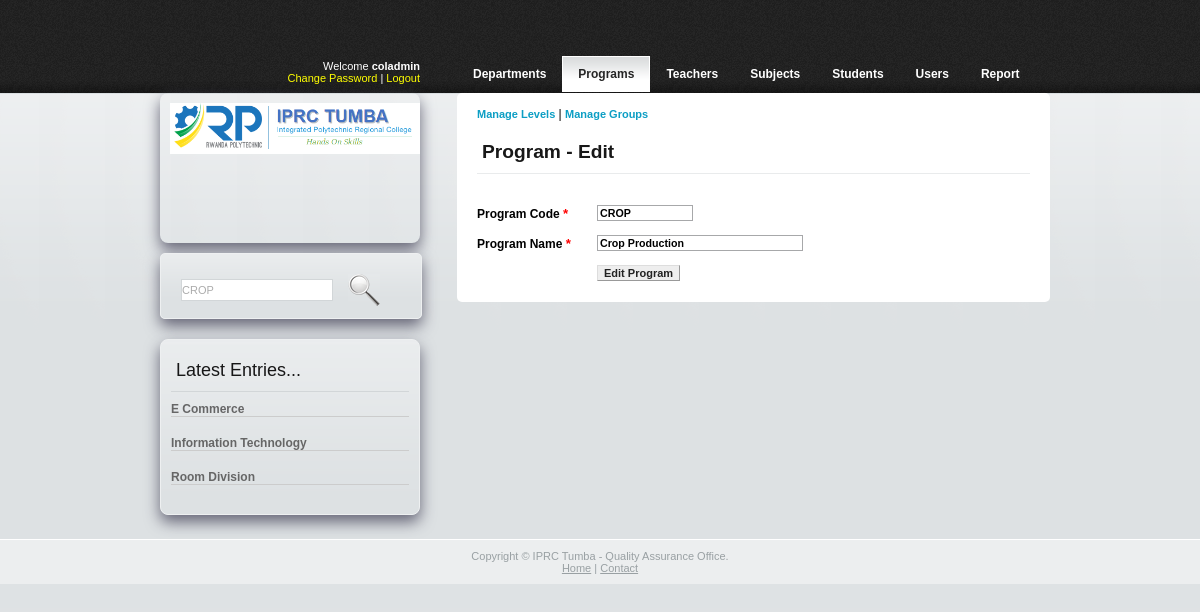
/admin/departments_edit.php?id=2&keyword=CROP (signed in), run on the app's committed database.
### tables this page shows
CREATE TABLE `tbl_department` (
  `department_id` int(10) UNSIGNED NOT NULL,
  `department_code` varchar(10) NOT NULL,
  `department_name` varchar(50) NOT NULL
);

### admin/departments_edit.php (the view, shortened to what this page needs)
<?php
require_once("includes/functions.php");
global $connPDO;
?>
<!DOCTYPE html PUBLIC "-//W3C//DTD XHTML 1.0 Transitional//EN" "http://www.w3.org/TR/xhtml1/DTD/xhtml1-transitional.dtd">
<html xmlns="http://www.w3.org/1999/xhtml">
<head>
	<link rel="stylesheet" type="text/css" href="css/style.css" />
	<link href="spry/textfieldvalidation/SpryValidationTextField.css" rel="stylesheet" type="text/css" />
</head>
<body>
<div class="main">
	<?php
		echo plotHeaderMenuInfo("department_new.php");
	?>
	<div class="body">
		<div class="main_body">
			<?php levelGroupLinks(); ?>
			<h2>Program - Edit</h2>
			<br/>
			<?php
				if(isset($_GET['id']))
				{
					$id				=	$_GET['id'];
					$deptSelQry		=	"SELECT *  FROM `tbl_department` WHERE `department_id`={$id}";
					$deptSelRes		=	$connPDO->query($deptSelQry);
					$deptSelNumRows	=	$deptSelRes->rowCount();
					if($deptSelNumRows)
					{
						$deptSelArr	=	$deptSelRes->fetch(PDO::FETCH_ASSOC);
						$deptCode	=	$deptSelArr['department_code'];
						$deptName	=	$deptSelArr['department_name'];
					}
				}
			?>
			<form method = 'POST' action = "<?php echo $_SERVER['PHP_SELF'];?>">
			<table width ="550" border = '0' cellspacing = '0' cellpadding = '0'>
			<tr>
				<td width = '120' height = '30'>
					<strong>Program Code  </strong>
					<span class = 'mandatory'>*</span>
				</td>
				<td height = '30'>
					<span id="sprytextfield1">
						<input type = 'text' name = 'department_code' id = 'department_code'
						class = 'tinyforms' value = "<?php if(isset($deptCode))echo $deptCode;?>"/>
					</span>
				</td>
			</tr>
			<tr>
				<td width = '120' height = '30'>
					<strong>Program Name  </strong>
					<span class = 'mandatory'>*</span>
				</td>
				<td height = '30'>
					<span id="sprytextfield2">
						<input type = 'text' name = 'department_name' id = 'department_name'
						class = 'typeproforms' value = "<?php if(isset($deptName))echo $deptName;?>" />
					</span>
				</td>
			</tr>
			<tr>
				<td>&nbsp;</td>
				<td height = '30'>
					<input type = 'submit' name = 'submit' class = 'button' value = 'Edit Program' />
				</td>
			</tr>
		  	</table>
			</form>
			<br/>
		</div>
		<?php
			echo plotLogoDiv();
			echo plotSearchDiv('department_search.php');
			echo listDepartment();
		?>
	</div>
</div>
<?php
	echo plotFooterDiv();
?>
</body>
</html>

### admin/includes/functions.php (shortened to what this page needs)
<?php
function plotHeaderMenuInfo($activemenuName) {
    if ($_SESSION['u_utype'] == "admin") {
        $menuNamesArr = array(
            "Departs" => "department_t_new.php",
            "Progs" => "department_new.php",
            "Tchr" => "teachers_new.php",
            "Course" => "subjects_new.php",
            "Qualties" => "qualities_new.php",
            "Stud" => "student_new.php",
            "Usr" => "users_new.php",
            "Reprt" => "current_class_wise.php",
            "Ansrs" => "answers_new.php"
        );
    } elseif ($_SESSION['u_utype'] == "coladmin") {
        $menuNamesArr = array(
            "Departments" => "department_t_new.php",
            "Programs" => "department_new.php",
            "Teachers" => "teachers_new.php",
            "Subjects" => "subjects_new.php",
            "Students" => "student_new.php",
            "Users" => "users_new.php",
            "Report" => "current_class_wise.php"
        );
    }
    echo "<div class='header'>
			<div class='header_text'>
			  <p align='right'>Welcome
				<strong>{$_SESSION['u_utype']}</strong><br/>
				<a href='change_password.php'>Change Password</a> | <a href='../admin/logout.php'>Logout</a>
			  </p>
			</div>";
    echo '<div class="menu">';
    echo '<ul>';
    foreach ($menuNamesArr as $menuName => $menuUrl) {
        if ($menuUrl == $activemenuName) {
            echo "<li><a href = '{$menuUrl}' class='active'>{$menuName}</a></li>";
        } else {
            echo "<li><a href = '{$menuUrl}'>{$menuName}</a></li>";
        }
    }
    echo '</ul>';
    echo '</div>';
    echo '</div>';
}
function plotLogoDiv($imgPath = "../admin/images/logo.png") {
    $logoImageDivStr = <<<ABC
	<div class="logo shadowEffect">
		<img src="{$imgPath}" alt="logo" />
	</div>
ABC;
    return $logoImageDivStr;
}
function listDepartment() {
    global $connPDO;
    $listDeptQuery = "SELECT * FROM `tbl_department` ORDER BY department_id DESC LIMIT 0,3";
    $listDeptRes = $connPDO->query($listDeptQuery);
    $listDeptNumRows = $listDeptRes->rowCount();
    $listDeptStr = "<div class='side_body shadowEffect'>
							<h2>Latest Entries...</h2>";
    if ($listDeptNumRows) {
        while ($listDeptArr = $listDeptRes -> fetch(PDO::FETCH_ASSOC)) {
            $listDeptStr .= <<<ABC
				<div class='title'>
					<a href = "departments_edit.php?id={$listDeptArr['department_id']}">
					{$listDeptArr['department_name']}
					</a>
				</div>
				<div class='clr' style='border-bottom:1px solid #CCCCCC;margin-bottom:5px;'>
				</div>
				<br/>
ABC;
        }
    } else {
        $listDeptStr .= "<p><span class= 'error'>No Program(s)</span></p>";
    }
    $listDeptStr .= '</div>';
    return $listDeptStr;
}
function plotFooterDiv() {
    $footerDivStr = <<<ABC
	<br/>
	<div class="footer">
		Copyright &copy IPRC Tumba - Quality Assurance Office. <br />
		<a href="http://iprctumba.rp.ac.rw/">Home</a> | <a href="http://iprctumba.rp.ac.rw/">Contact</a>
	</div>
	<div class="clr"></div>
ABC;
    return $footerDivStr;
}
function plotSearchDiv($searchActionFile) {
    $searchVal = (isset($_GET['keyword'])) ? $_GET['keyword'] : 'Search';
    $searchDiv = <<<ABC
				<div class="search" id='searchEffect'>
					<form action="{$searchActionFile}" method="get" name="search" onsubmit="if (document.search.keyword.value == 'Search'){ document.search.keyword.value = '';}"">
					<input name="keyword" type="text"  class="keywords" value="$searchVal"
						onfocus="if (document.search.keyword.value == 'Search'){ document.search.keyword.value = '';}"
						onblur="if (document.search.keyword.value == ''){ document.search.keyword.value = 'Search';}" />
					<input name="Search" type="image" src="images/search.gif" value="Search"  />
					</form>
				</div>
ABC;
    return $searchDiv;
}
        ?>
    <?php
function levelGroupLinks(){
    echo "<br><div>";
    echo "<a href='level_new.php'>Manage Levels</a>&nbsp|&nbsp";
    echo "<a href='group_new.php'>Manage Groups</a>";
    echo "</div>";
}
?>

### admin/css/style.css (style rules this page uses)
body { margin:0; padding:0; background: none; width:100%; background:#fafbfb url(../images/bg.gif) top repeat-x; font:12px Arial, Helvetica, sans-serif }
html { padding:0; margin:0; }
.clr { clear:both; }
.main { width:900px; padding:0; margin:0 auto; }
.header { width:900px; margin:0; padding:0; height:93px; }
.header_text { height:93px; width:270px; margin:0; padding:0; border:none; float:left; }
.header_text p { font: normal 11px Arial, Helvetica, sans-serif; color:#FFFFFF; padding:60px 0 0 20px; margin:0; }
.header_text a { color:#FFFF00;text-decoration:none }
.menu { width:593px;margin:56px 0 0 0; padding:0; float:right; height:30px; }
.menu ul { margin:0; padding:0; list-style:none; }
.menu li { margin:0; padding:0; font:bold 12px Arial, Helvetica, sans-serif; color:#a6a6a6; float:left; }
.menu a { float:left; font:bold 12px Arial, Helvetica, sans-serif; color:#fff; padding:11px 16px; margin:0; text-decoration:none; }
.menu a.active { color:#252525; background:url(../images/hover.gif) top repeat-x; padding:10px 15px; border:1px solid #fff; }
.body { width:900px; margin:0; padding:0; }
.body h2 { font: normal 24px Arial, Helvetica, sans-serif; color:#181818; padding:10px 5px; margin:10px 0 10px 0; border-bottom:1px solid #e9ebec; }
.body a { color:#d34600; font:bold 12px Arial, Helvetica, sans-serif; text-decoration:none; }
.body img { float:left; margin:0; padding:20px; max-width:173px; max-height:150px; }
.logo { width:260px; height:150px; margin:0 10px 10px 10px; padding:20px 0 0 0; }
.logo img { margin:0; padding:0; max-height:107px; max-width:250px; }
.search { width:250px; height:44px; padding:20px 0 0 10px; margin:10px 10px; border:1px solid #eef0f1; background: url(images/bg_search.gif) top repeat-x; }
.search input.keywords { width:150px; height:20px; background:#fff; color:#acacac; font:normal 11px Arial, Helvetica, sans-serif; margin:5px 15px 0 10px; padding:0; border:1px solid #d2d6d8; float:left; }
.side_body { width:260px; padding:0 10px; margin:10px 10px; border:1px solid #eef0f1; background: #dde1e3 url(images/side_bg.gif) top repeat-x; float:left; }
.side_body h2 { font:normal 18px Arial, Helvetica, sans-serif; color:#171717; border-bottom:1px solid #d2d6d8; margin:0 0 10px 0; padding:10px 5px; }
.side_body a { font: bold 12px Arial, Helvetica, sans-serif; color:#666666; margin:0; padding:0; text-decoration:none; }
.side_body .title { float: left; font: bold 11px Arial, Helvetica, sans-serif; color:#363636; margin:0; padding:0; width:220px; margin:0; padding:0; }
.main_body { width :553px; padding :0 20px; margin :0; float :right; background :#fff; border-radius : 5px; -webkit-transition :-webkit-box-shadow 1s linear; -moz-transition :-moz-box-shadow 1s linear; }
.main_body a { font:bold 11px Arial, Helvetica, sans-serif; color:#0c9ec4; text-decoration:none; }
.main_body h2 { font-family: "Trebuchet MS", sans-serif;font-size: 1.6em;font-weight:bold; }
.footer { background:#eceeef; text-align:center; font: normal 11px Arial, Helvetica, sans-serif; color:#99a0a3; margin:0; padding:10px 0; border-top:1px solid #fff; }
.footer a { font: normal 11px Arial, Helvetica, sans-serif; color:#99a0a3; }
.mandatory { font-size: 10pt; font-weight: bold; color: red; }
.button { font-family:Verdana, Arial, Helvetica, sans-serif; font-weight:bold; border-top: 1px solid #ddd; border-left: 1px solid #ddd; border-right: 1px solid #999; border-bottom: 1px solid #999; background-color: #eee; font-size: 11px; color: #222; }
.tinyforms { font-family: Verdana, Arial, Helvetica, sans-serif; font-size: 8pt; font-weight: bold; border: 1px solid #A7A8AA; width: 90px; }
.typeproforms { font-family: Verdana, Arial, Helvetica, sans-serif; font-size: 8pt; font-weight: bold; border: 1px solid #A7A8AA; width: 200px; }
.shadowEffect { padding : 10px 10px; -moz-box-sizing : border-box; -webkit-box-sizing : border-box; -moz-border-radius : 8px; -webkit-border-radius : 8px; -moz-box-shadow : 0px 7px 15px #667; -webkit-box-shadow : 0px 7px 15px #667; -webkit-transition : -webkit-box-shadow 1s linear; -moz-transition : -webkit-box-shadow 1s linear; }
#searchEffect { -webkit-border-radius : 5px; -moz-border-radius : 5px; -moz-box-shadow : 0px 7px 15px #667; -webkit-box-shadow : 0px 7px 15px #667; -webkit-transition : -webkit-box-shadow 1s linear; -moz-transition : -webkit-box-shadow 1s linear; }

### data on the page
tbl_department: department_code "CROP", department_name "Crop Production"
tbl_department: department_name "E Commerce"
tbl_department: department_name "Information Technology"
tbl_department: department_name "Room Division"

### other printed values
$_SESSION['u_utype'] "coladmin"
$menuName "Departments"
$menuName "Programs"
$menuName "Teachers"
$menuName "Subjects"
$menuName "Students"
$menuName "Users"
$menuName "Report"
